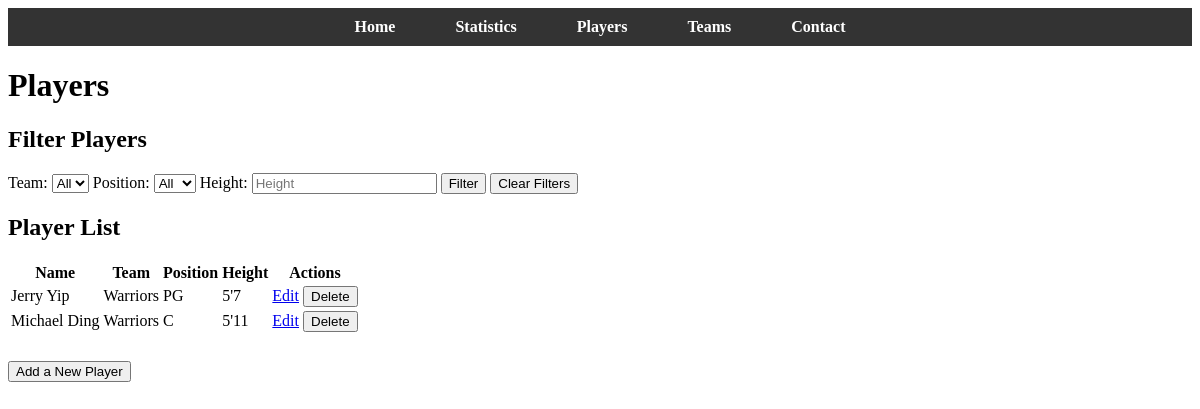
Before: /players with the older database file.
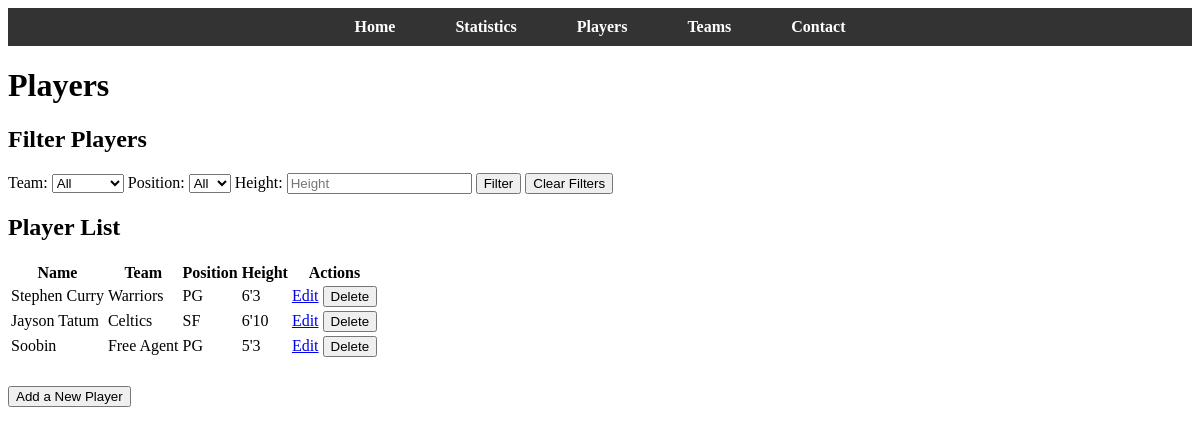
After: the same page with the newer database file.
### app.py (models this page shows)
class Player(db.Model):
    player_id = db.Column(db.Integer, primary_key=True)
    name = db.Column(db.String(100), nullable=False)
    team_name = db.Column(db.String, db.ForeignKey('team.team_name'), nullable=False)
    position = db.Column(db.String(50))
    height = db.Column(db.String(10))

### app.py (the view)
@app.route('/players', methods=['GET', 'POST'])
def players():
    team_filter = request.args.get('team', '')
    position_filter = request.args.get('position', '')
    height_filter = request.args.get('height', '')
    players_query = Player.query
    if team_filter:
        players_query = players_query.filter(Player.team_name == team_filter)
    if position_filter:
        players_query = players_query.filter(Player.position == position_filter)
    if height_filter:
        players_query = players_query.filter(Player.height == height_filter)
    players = players_query.all()
    teams = db.session.query(Team.team_name).all()
    positions = db.session.query(Player.position).distinct().all()
    return render_template('players.html', players=players, teams=teams, positions=positions,
                           team_filter=team_filter, position_filter=position_filter, height_filter=height_filter)

### templates/players.html (shortened to what this page needs)
<!DOCTYPE html>
<html lang="en">
  <head>
    <link
      rel="stylesheet"
      href="{{ url_for('static', filename='css/styles.css') }}"
    />
  </head>
  <body>
    <header>
      <nav>
        <ul>
          <li><a href="/">Home</a></li>
          <li><a href="/statistics">Statistics</a></li>
          <li><a href="/players">Players</a></li>
          <li><a href="/teams">Teams</a></li>
          <li><a href="/contact">Contact</a></li>
        </ul>
      </nav>
    </header>
    <main>
      <h1>Players</h1>
      <section id="filter-players">
        <h2>Filter Players</h2>
        <form method="GET" action="{{ url_for('players') }}">
          <label for="team">Team:</label>
          <select name="team" id="team">
            <option value="">All</option>
          </select>
          <label for="position">Position:</label>
          <select name="position" id="position">
            <option value="">All</option>
          </select>
          <label for="height">Height:</label>
          <input type="text" id="height" name="height" value="{{ height_filter }}" placeholder="Height" />
          <button type="submit">Filter</button>
          <a href="{{ url_for('players') }}"><button type="button">Clear Filters</button></a>
        </form>
      </section>
      <section id="player-list">
        <h2>Player List</h2>
        <table>
          <thead>
            <tr>
              <th>Name</th>
              <th>Team</th>
              <th>Position</th>
              <th>Height</th>
              <th>Actions</th>
            </tr>
          </thead>
          <tbody>
            {% for player in players %}
            <tr>
              <td>{{ player.name }}</td>
              <td>{{ player.team_name }}</td>
              <td>{{ player.position }}</td>
              <td>{{ player.height }}</td>
              <td>
                <a href="{{ url_for('edit_player', player_id=player.player_id) }}">Edit</a>
                <form action="{{ url_for('delete_player', player_id=player.player_id) }}" method="POST" style="display: inline;">
                  <button type="submit" onclick="return confirm('Are you sure you want to delete this player?');">Delete</button>
                </form>
              </td>
            </tr>
            {% else %}
            <tr><td colspan="5">No players found.</td></tr>
            {% endfor %}
          </tbody>
        </table>
      </section>
      <section id="add-player">
        <h2><a href="{{ url_for('add_player') }}"><button type="button">Add a New Player</button></a></h2>
      </section>
    </main>
  </body>
</html>

### static/css/styles.css (style rules this page uses)
nav ul { list-style-type: none; margin: 0; padding: 0; display: flex; justify-content: center; background-color: #333; }
nav ul li { margin: 0 15px; }
nav ul li a { color: white; text-decoration: none; font-weight: bold; padding: 10px 15px; display: inline-block; }

Changed rows visible on the page:
changed Player "Warriors": name "Jerry Yip" → "Stephen Curry"; height "5'7" → "6'3"
changed Player: name "Michael Ding" → "Jayson Tatum"; team_name "Warriors" → "Celtics"; position "C" → "SF"; height "5'11" → "6'10"
added Player: name "Soobin", team_name "Free Agent", position "PG", height "5'3"
